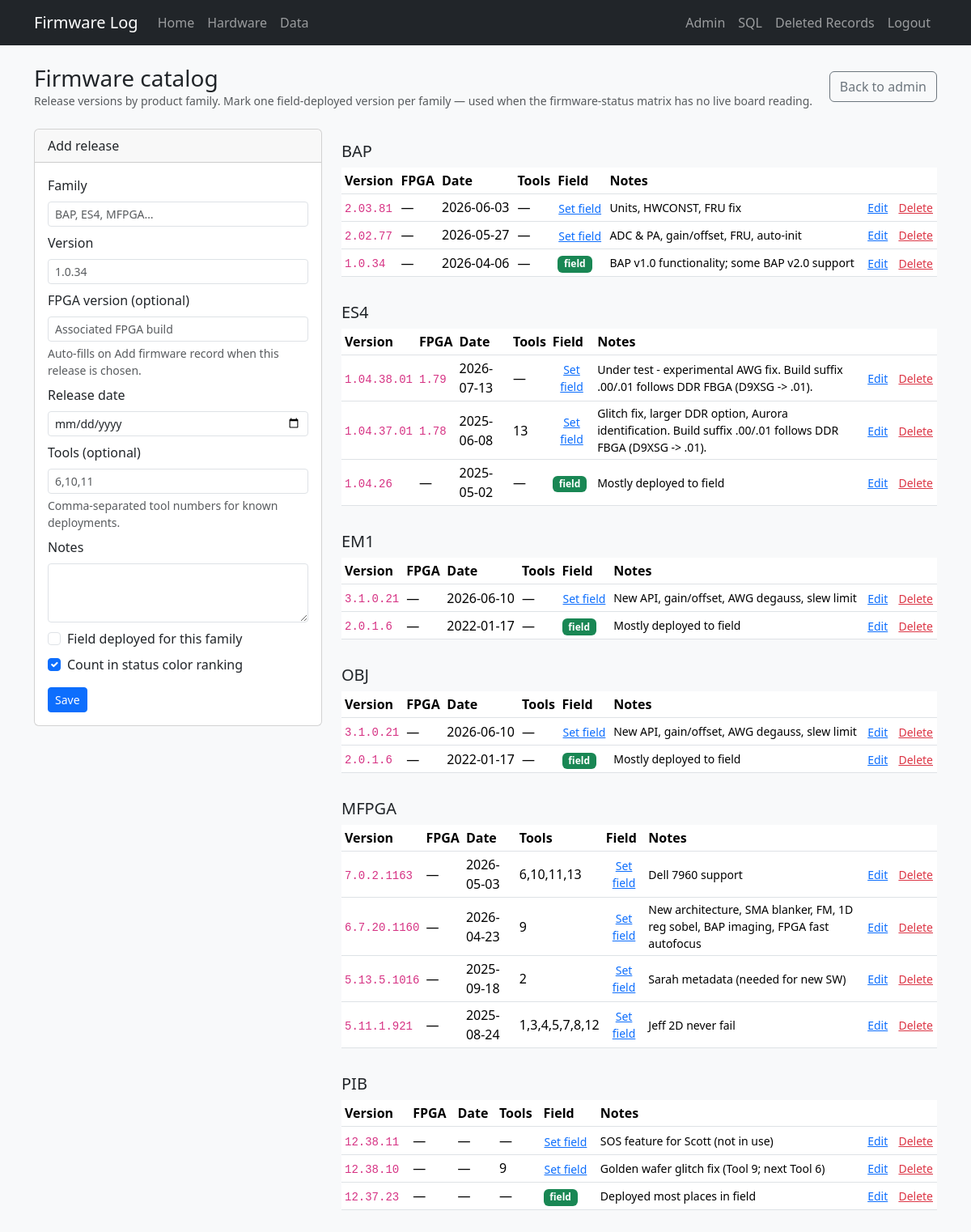
The app's page /admin/firmware-catalog (signed in) with its own data.
### tables this page shows
CREATE TABLE "firmware_catalog" (
            catalog_id        INTEGER PRIMARY KEY AUTOINCREMENT,
            family            TEXT NOT NULL,
            version           TEXT NOT NULL,
            release_date      TEXT,
            notes             TEXT,
            is_field_deployed INTEGER NOT NULL DEFAULT 0,
            tools             TEXT, in_status_ranking INTEGER NOT NULL DEFAULT 1, fpga TEXT,
            UNIQUE(family, version)
        );

### app.py (the view)
@app.route("/admin/firmware-catalog", methods=["GET"])
@login_required
def admin_firmware_catalog():
    from collections import OrderedDict
    edit_id = request.args.get("edit", type=int)
    entry = db.get_firmware_catalog_entry(edit_id) if edit_id else None
    catalog = db.list_firmware_catalog()
    catalog_by_family = OrderedDict()
    for family in db.list_firmware_families():
        catalog_by_family[family] = []
    for row in catalog:
        catalog_by_family.setdefault(row["family"], []).append(row)
    catalog_by_family = OrderedDict(
        (family, rows) for family, rows in catalog_by_family.items() if rows
    )
    families = db.list_firmware_families()
    return render_template(
        "admin/firmware_catalog.html",
        catalog=catalog,
        catalog_by_family=catalog_by_family.items(),
        entry=entry,
        families=families,
    )

### app.py (called while the page is built)
def login_required(view):
    @wraps(view)
    def wrapped(*args, **kwargs):
        if not session.get("admin"):
            flash("Admin login required.", "warning")
            return redirect(url_for("admin_login", next=request.url))
        return view(*args, **kwargs)
    return wrapped

### db.py (called while the page is built, shortened)
def dict_row(cursor, row):
    return {col[0]: row[i] for i, col in enumerate(cursor.description)}

@contextmanager
def get_db():
    conn = sqlite3.connect(DATABASE)
    conn.row_factory = dict_row
    try:
        yield conn
    finally:
        conn.close()

def fetch_all(query, params=()):
    with get_db() as conn:
        return conn.execute(query, params).fetchall()

def firmware_version_key(version):
    if version is None:
        return ()
    text = str(version).strip()
    if not text or text.lower() == "field deployed":
        return ()
    parts = []
    for segment in re.split(r"[.\s_\-]+", text):
        if not segment:
            continue
        if segment.isdigit():
            parts.append((0, int(segment), ""))
            continue
    return tuple(parts)

def _sort_catalog_rows(rows):
    from collections import OrderedDict
    family_rank = {name: idx for idx, name in enumerate(CATALOG_FAMILY_ORDER)}
    by_family = OrderedDict()
    for row in rows:
        by_family.setdefault(row["family"], []).append(row)
    ordered_families = sorted(
        by_family.keys(),
        key=lambda family: (family_rank.get(family, len(CATALOG_FAMILY_ORDER)), family),
    )
    result = []
    for family in ordered_families:
        group = sorted(
            by_family[family],
            key=lambda row: (firmware_version_key(row["version"]), row["version"]),
            reverse=True,
        )
        result.extend(group)
    return result

def list_firmware_catalog(family=None):
    if family:
        rows = fetch_all(
            """
            SELECT * FROM firmware_catalog
            WHERE family = ?
            """,
            (family,),
        )
    else:
        rows = fetch_all("SELECT * FROM firmware_catalog")
    return _sort_catalog_rows(rows)

### templates/admin/firmware_catalog.html (shortened to what this page needs)
{% extends "base.html" %}
{% block content %}
<div class="d-flex flex-wrap justify-content-between align-items-center gap-2 mb-4">
  <div>
    <h1 class="h3 mb-0">Firmware catalog</h1>
    <p class="text-muted small mb-0">
      Release versions by product family. Mark one field-deployed version per family —
      used when the firmware-status matrix has no live board reading.
    </p>
  </div>
  <div class="d-flex gap-2">
    <a href="{{ url_for('admin_index') }}" class="btn btn-outline-secondary">Back to admin</a>
  </div>
</div>
<div class="row g-4">
  <div class="col-lg-4">
    <div class="card">
      <div class="card-header">{{ 'Edit release' if entry else 'Add release' }}</div>
      <div class="card-body">
        <form method="post" action="{% if entry %}{{ url_for('admin_firmware_catalog_save', catalog_id=entry.catalog_id) }}{% else %}{{ url_for('admin_firmware_catalog_save') }}{% endif %}">
          <div class="mb-2">
            <label class="form-label">Family</label>
            <input list="family-list" class="form-control form-control-sm" name="family" required
                   value="{{ entry.family if entry else '' }}" placeholder="BAP, ES4, MFPGA…">
          </div>
          <div class="mb-2">
            <label class="form-label">Version</label>
            <input class="form-control form-control-sm" name="version" required
                   value="{{ entry.version if entry else '' }}" placeholder="1.0.34">
          </div>
          <div class="mb-2">
            <label class="form-label">FPGA version (optional)</label>
            <input class="form-control form-control-sm" name="fpga"
                   value="{{ entry.fpga if entry and entry.fpga else '' }}"
                   placeholder="Associated FPGA build">
            <div class="form-text">Auto-fills on Add firmware record when this release is chosen.</div>
          </div>
          <div class="mb-2">
            <label class="form-label">Release date</label>
            <input type="date" class="form-control form-control-sm" name="release_date"
                   value="{{ entry.release_date if entry and entry.release_date else '' }}">
          </div>
          <div class="mb-2">
            <label class="form-label">Tools (optional)</label>
            <input class="form-control form-control-sm" name="tools"
                   value="{{ entry.tools if entry and entry.tools else '' }}"
                   placeholder="6,10,11">
            <div class="form-text">Comma-separated tool numbers for known deployments.</div>
          </div>
          <div class="mb-2">
            <label class="form-label">Notes</label>
            <textarea class="form-control form-control-sm" name="notes" rows="3">{{ entry.notes if entry and entry.notes else '' }}</textarea>
          </div>
          <div class="form-check mb-2">
            <input class="form-check-input" type="checkbox" name="is_field_deployed" value="1" id="fieldDeployed"
                   {% if entry and entry.is_field_deployed %}checked{% endif %}>
            <label class="form-check-label" for="fieldDeployed">Field deployed for this family</label>
          </div>
          <div class="form-check mb-3">
            <input class="form-check-input" type="checkbox" name="in_status_ranking" value="1" id="inStatusRanking"
                   {% if not entry or entry.in_status_ranking %}checked{% endif %}>
            <label class="form-check-label" for="inStatusRanking">Count in status color ranking</label>
          </div>
          <div class="d-flex gap-2">
            <button type="submit" class="btn btn-primary btn-sm">Save</button>
          </div>
        </form>
      </div>
    </div>
  </div>
  <div class="col-lg-8">
    {% for family, rows in catalog_by_family %}
      <h2 class="h5 mt-3">{{ family }}</h2>
      <div class="table-responsive">
        <table class="table table-sm align-middle">
          <thead>
            <tr>
              <th>Version</th>
              <th>FPGA</th>
              <th>Date</th>
              <th>Tools</th>
              <th>Field</th>
              <th>Notes</th>
              <th></th>
            </tr>
          </thead>
          <tbody>
            {% for row in rows %}
            <tr>
              <td><code>{{ row.version }}</code></td>
              <td>{% if row.fpga %}<code>{{ row.fpga }}</code>{% else %}—{% endif %}</td>
              <td>{{ row.release_date or '—' }}</td>
              <td>{{ row.tools or '—' }}</td>
              <td>
                {% if row.is_field_deployed %}
                <span class="badge text-bg-success">field</span>
                {% else %}
                <form method="post" action="{{ url_for('admin_firmware_catalog_set_field', catalog_id=row.catalog_id) }}" class="d-inline">
                  <button type="submit" class="btn btn-link btn-sm p-0">Set field</button>
                </form>
                {% endif %}
              </td>
              <td class="small">{{ row.notes or '—' }}</td>
              <td class="text-end text-nowrap">
                <a class="small me-2" href="{{ url_for('admin_firmware_catalog', edit=row.catalog_id) }}">Edit</a>
                <form method="post" action="{{ url_for('admin_firmware_catalog_delete', catalog_id=row.catalog_id) }}" class="d-inline"
                      onsubmit="return confirm('Delete {{ row.family }} {{ row.version }}?')">
                  <button type="submit" class="btn btn-link btn-sm text-danger p-0 align-baseline">Delete</button>
                </form>
              </td>
            </tr>
            {% endfor %}
          </tbody>
        </table>
      </div>
    {% endfor %}
  </div>
</div>
{% endblock %}

### static/style.css (style rules this page uses)
body { background-color: #f8f9fa; }
code { font-size: 0.875em; }
.table th { white-space: nowrap; }

### records on screen
firmware_catalog: version "2.03.81", release_date "2026-06-03", tools "—", notes "Units, HWCONST, FRU fix"
firmware_catalog: version "2.02.77", release_date "2026-05-27", tools "—", notes "ADC & PA, gain/offset, FRU, auto-init"
firmware_catalog: version "1.0.34", release_date "2026-04-06", tools "—", is_field_deployed "field", notes "BAP v1.0 functionality; some BAP v2.0 support"
firmware_catalog: version "1.04.38.01", fpga "1.79", release_date "2026-07-13", tools "—", notes "Under test - experimental AWG fix. Build suffix .00/.01 follows DDR FBGA (D9XSG -> .01)."
firmware_catalog: version "1.04.37.01", fpga "1.78", release_date "2025-06-08", tools "13", notes "Glitch fix, larger DDR option, Aurora identification. Build suffix .00/.01 follows DDR FBGA (D9XSG -> .01)."
firmware_catalog: version "1.04.26", release_date "2025-05-02", tools "—", is_field_deployed "field", notes "Mostly deployed to field"
firmware_catalog: version "3.1.0.21", release_date "2026-06-10", tools "—", notes "New API, gain/offset, AWG degauss, slew limit"
firmware_catalog: version "2.0.1.6", release_date "2022-01-17", tools "—", is_field_deployed "field", notes "Mostly deployed to field"
firmware_catalog: version "3.1.0.21", release_date "2026-06-10", tools "—", notes "New API, gain/offset, AWG degauss, slew limit"
firmware_catalog: version "2.0.1.6", release_date "2022-01-17", tools "—", is_field_deployed "field", notes "Mostly deployed to field"
firmware_catalog: version "7.0.2.1163", release_date "2026-05-03", tools "6,10,11,13", notes "Dell 7960 support"
firmware_catalog: version "6.7.20.1160", release_date "2026-04-23", tools "9", notes "New architecture, SMA blanker, FM, 1D reg sobel, BAP imaging, FPGA fast autofocus"
firmware_catalog: version "5.13.5.1016", release_date "2025-09-18", tools "2", notes "Sarah metadata (needed for new SW)"
firmware_catalog: version "5.11.1.921", release_date "2025-08-24", tools "1,3,4,5,7,8,12", notes "Jeff 2D never fail"
firmware_catalog: version "12.38.11", release_date "—", tools "—", notes "SOS feature for Scott (not in use)"
firmware_catalog: version "12.38.10", release_date "—", tools "9", notes "Golden wafer glitch fix (Tool 9; next Tool 6)"
firmware_catalog: version "12.37.23", release_date "—", tools "—", is_field_deployed "field", notes "Deployed most places in field"

### other values on screen
{{ 'Edit release' if entry else 'Add release' }} "Add release"
{{ family }} "BAP" "ES4" "EM1" "OBJ" "MFPGA" "PIB"
